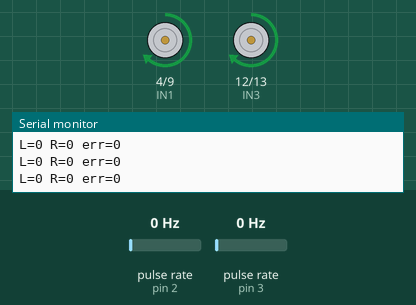
This sketch was run on a simulated Arduino Uno, built with avr-gcc and run on an emulated ATmega328P. Shown: motor-driver pin pairs drawn as motors (green arrow = first pin HIGH = forward, orange = second pin HIGH = backward, longer = more drive, scaled by the enable pin), the last lines printed to the serial monitor. Wiring (inferred from the names in the program): 2 × pulse sensor: data pin 2 / data pin 3. The test bench sets the inputs (shaded band); at power-on: pulse rate (sensors on pin 3, pin 2) 0 Hz.

Above: at 1.2 s.
1.3 s: pulse rate (sensor on pin 3) set to 50 Hz
At 1.77 s:
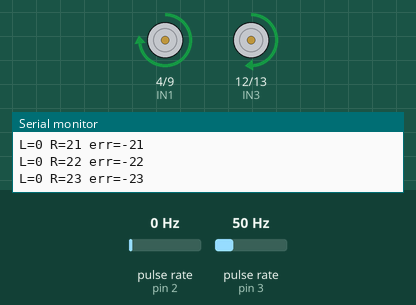
At 2.37 s:
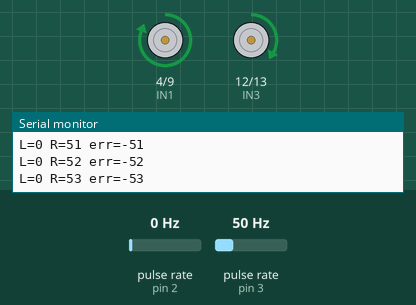
4.3 s: pulse rate (sensor on pin 2) set to 150 Hz
At 6.04 s:
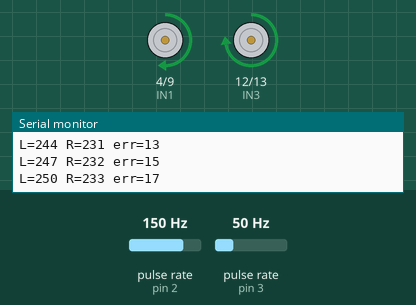
7.3 s: pulse rate (sensor on pin 2) set to 18 Hz
10.3 s: pulse rate (sensor on pin 3) set to 150 Hz
13.3 s: pulse rate (sensor on pin 2) set to 196 Hz
At 16.28 s:
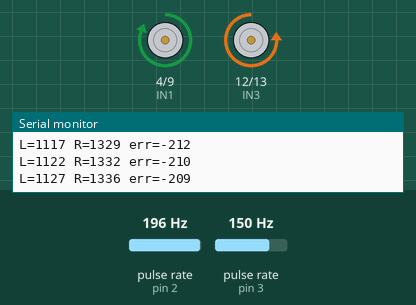
16.3 s: pulse rate (sensor on pin 3) set to 4 Hz
Timing chart, 0 to 20.0 s (numbered marks = the images above; inputs shaded):
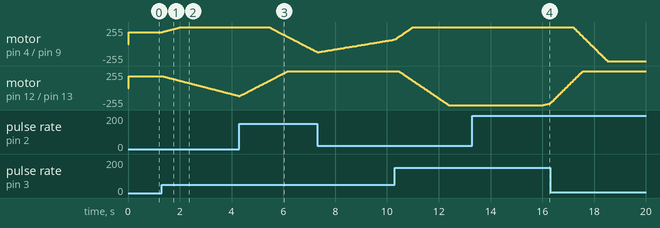

Measured:
- after the input at 1.3 s, motor on pin 4 (IN1) / pin 9 (IN2): moves from forward 180/255 to forward 255/255 over 0.74 s, starting at once; motor on pin 12 (IN3) / pin 13 (IN4): moves from forward 180/255 to backward 118/255 over 3.0 s, starting at once
- after the input at 4.3 s, motor on pin 4 (IN1) / pin 9 (IN2): moves from forward 255/255 to backward 116/255 over 1.8 s, starting after 1.1 s
- after the input at 13.3 s, motor on pin 12 (IN3) / pin 13 (IN4): moves from backward 255/255 to backward 230/255 over 0.25 s, starting after 2.7 s

The sketch:

differential_drive.ino
```cpp
// snippet: differential_drive
// tags: differential-drive, robot, motor, encoder, pid, kinematics, heading, straight
// boards: avr, esp32, megaavr, nano33iot, romi32u4, rp2040
// library: none
// description: Differential drive robot — straight-line hold using encoder feedback (simple P control)
// prompts: differential drive, two wheel robot, tank drive, robot straight line, encoder motor control, wheeled robot, left right motor robot

// ---- CONFIGURE ----
const int ENA = 5, IN1 = 4, IN2 = 9;   // left motor (pins valid on AVR & ESP32, off flash-reserved 6-11)
const int ENB = 10, IN3 = 12, IN4 = 13; // right motor
const int ENC_L = 2, ENC_R = 3;        // encoder A channels (interrupt-capable on AVR & ESP32)
const float Kp  = 2.0f;               // proportional gain
const int BASE_SPEED = 180;
// -------------------

volatile long encLeft = 0, encRight = 0;

// AVR ISRs are plain functions — no IRAM_ATTR (that attribute is ESP32-only and
// undefined on AVR, which breaks the build with "expected initializer").
void iL() { encLeft++;  }
void iR() { encRight++; }

void setMotors(int l, int r) {
  l = constrain(l, -255, 255);
  r = constrain(r, -255, 255);
  digitalWrite(IN1, l >= 0); digitalWrite(IN2, l < 0);
  analogWrite(ENA, abs(l));
  digitalWrite(IN3, r >= 0); digitalWrite(IN4, r < 0);
  analogWrite(ENB, abs(r));
}

void setup() {
  Serial.begin(9600);
  // Configure motor driver pins as outputs
  const int pins[] = {ENA, IN1, IN2, ENB, IN3, IN4};
  for (int i = 0; i < 6; i++) pinMode(pins[i], OUTPUT);
  pinMode(ENC_L, INPUT_PULLUP); pinMode(ENC_R, INPUT_PULLUP);
  attachInterrupt(digitalPinToInterrupt(ENC_L), iL, RISING);
  attachInterrupt(digitalPinToInterrupt(ENC_R), iR, RISING);
}

unsigned long prevMs = 0;

void loop() {
  unsigned long now = millis();
  if (now - prevMs < 20) return;
  prevMs = now;

  // Atomically read encoder counts
  noInterrupts();
  long l = encLeft; long r = encRight;
  interrupts();

  // P control: if left > right, slow left / speed right to correct drift
  float err = (float)(l - r);
  int leftSpeed  = BASE_SPEED - (int)(Kp * err);
  int rightSpeed = BASE_SPEED + (int)(Kp * err);
  setMotors(leftSpeed, rightSpeed);

  Serial.print("L="); Serial.print(l);
  Serial.print(" R="); Serial.print(r);
  Serial.print(" err="); Serial.println(err, 0);
}
```
